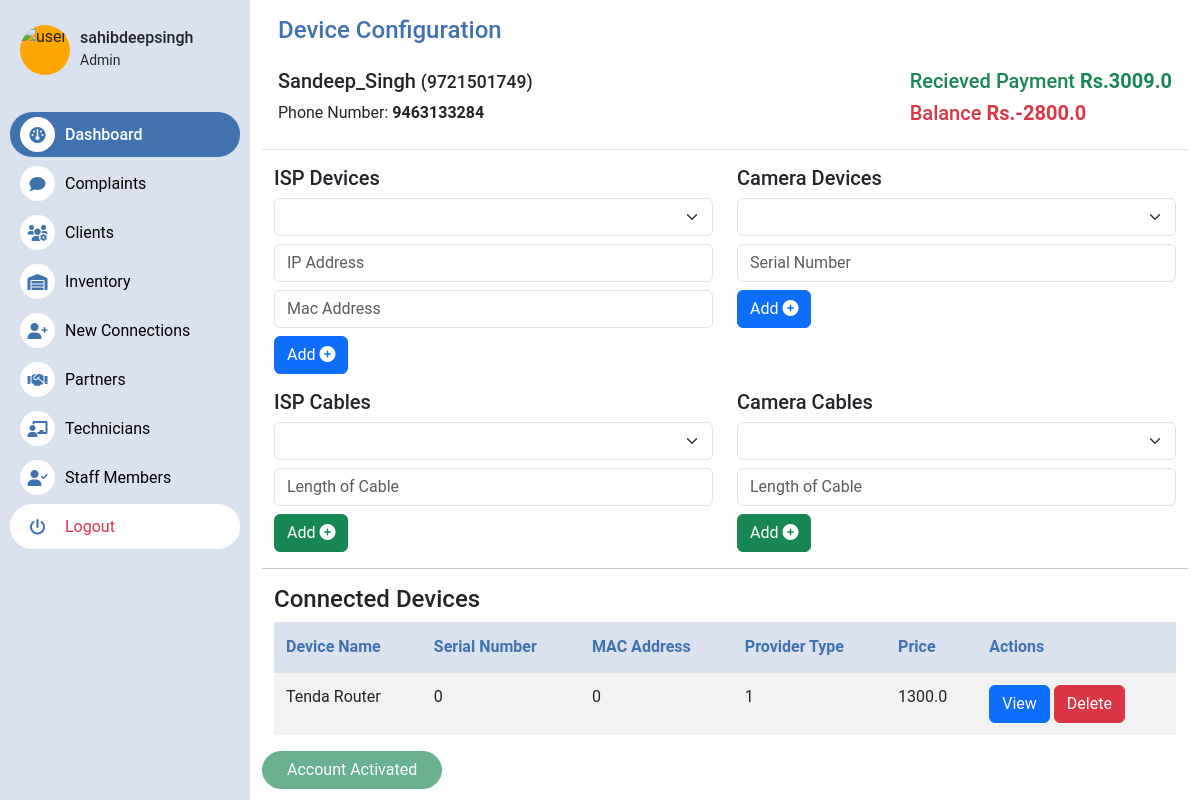
/accounts/configure-devices/9721501749 (signed in), run on an earlier commit of the app's database.
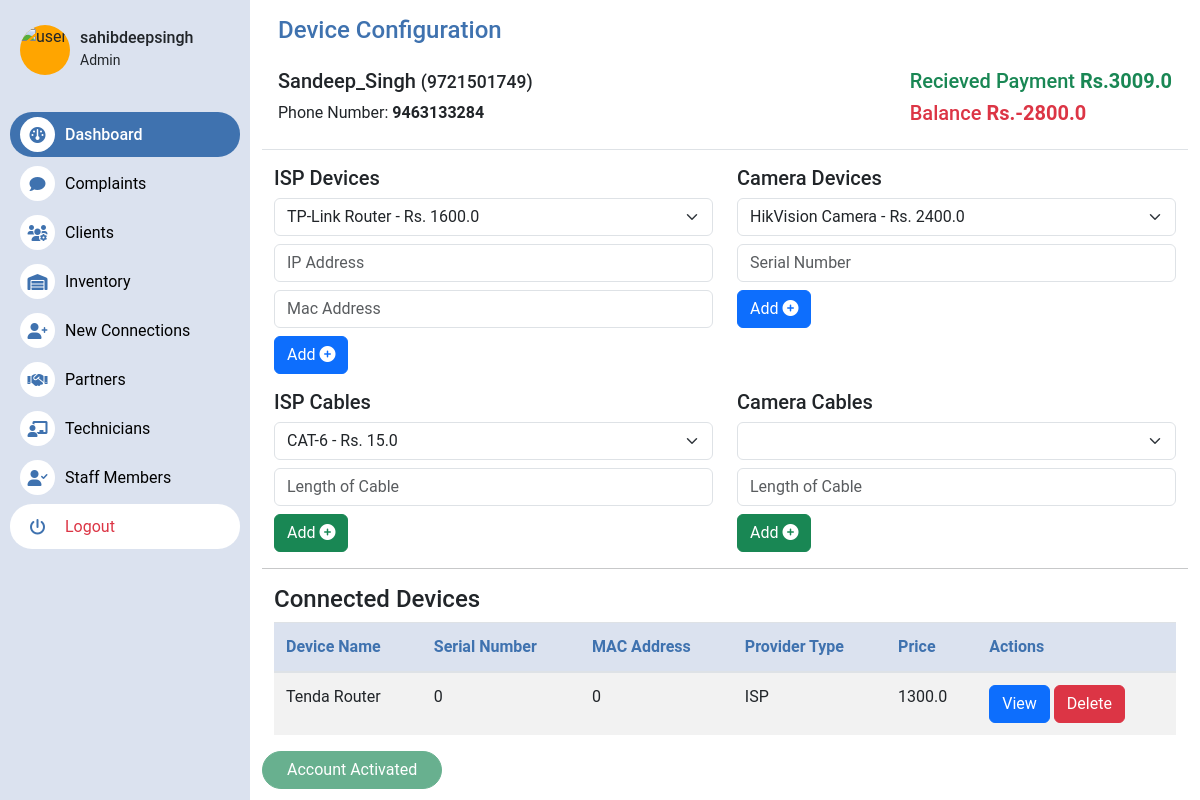
And on a later commit of the database.
### inventory/models.py (models this page shows, shortened)
class AttachedDevice(models.Model):
    device = models.ForeignKey(DeviceDetail, on_delete=models.CASCADE)
    date_attached = models.DateTimeField(auto_now_add=True)
    quantity = models.IntegerField(default=1)
    serial_number = models.CharField(max_length=255,null=True,blank=True)
    mac_address = models.CharField(max_length=255,null=True,blank=True)

class DeviceDetail(models.Model):
    added_by = models.ForeignKey(User, on_delete=models.CASCADE)
    name = models.CharField(max_length=255)
    serial_number = models.CharField(max_length=255,null=True,blank=True)
    mac_address = models.CharField(max_length=255,null=True,blank=True)
    quantity = models.IntegerField(default=1)
    date_added = models.DateTimeField(auto_now_add=True)
    units = models.CharField(max_length=255)
    price_per_unit = models.FloatField()
    device_type = models.CharField(max_length=255,choices=device_choices,default='Other')
    in_stock = models.BooleanField(default=True)
    hsn_code = models.CharField(max_length=255,blank=True,null=True)
    image = models.ImageField(upload_to='device_images',blank=True,null=True)
    description = models.TextField(blank=True,null=True)
    provider_type = models.CharField(max_length=255,choices=(('ISP','ISP'),('Camera Connection','Camera Connection')))

### users/views.py (the view)
# urls.py: path('configure-devices/<str:cid>',configure_devices,name='configure-devices'),
def configure_devices(request,cid):
    customer = Customer.objects.get(customer_id=cid)
    isp_devices = DeviceDetail.objects.filter(added_by=customer.partner.user,provider_type="ISP").exclude(device_type="Cable")
    camera_devices = DeviceDetail.objects.filter(added_by=customer.partner.user,provider_type="Camera Connection").exclude(device_type="Cable")
    camera_cables = DeviceDetail.objects.filter(device_type="Cable",added_by = customer.partner.user,provider_type="Camera Connection")
    isp_cables = DeviceDetail.objects.filter(device_type="Cable",added_by = customer.partner.user,provider_type="ISP")
    return render(request, "users/configure_devices.html",{"customer":customer,"isp_devices":isp_devices,"camera_devices":camera_devices, "isp_cables":isp_cables,"camera_cables":camera_cables})

### users/models.py (called while the page is built)
    def payments(self):
        if Payment.objects.filter(customer=self).exists():
            return Payment.objects.filter(customer=self)[0]
        return None

### templates/users/configure_devices.html (shortened to what the changed rows need)
{% extends 'home/base.html' %}
{% block content %}
<div class="container mt-3">
    <div class="container">
        <div class="row">
            <div class="col-md-6">
                {% if customer.provider_type != "Camera Connection"  %}
                <h5 class="mt-3">ISP Devices</h5>
                <form action="{% url 'add-connected-device' customer.customer_id %}" method="post">
                <div class="form-group">
                    <select class="form-select" name="device" id="">
                        {% for device in isp_devices %}
                            <option value="{{device.id}}">{{device.name}} - Rs. {{device.price_per_unit}}</option>
                        {% endfor %}
                    </select>
                </div>
                <div class="form-group mt-2">
                    <input type="text" class="form-control" placeholder="IP Address" name="ip">
                </div>
                <div class="form-group mt-2">
                    <input type="text" class="form-control" placeholder="Mac Address" name="mac">
                </div>
                <div class="form-group mt-2">
                    <button class="btn btn-primary">Add <i class="fa fa-plus-circle" aria-hidden="true"></i></button>
                </div>
            </form>
                {% endif %}
            </div>
            <div class="col-md-6">
                {% if customer.provider_type != "ISP Connection"  %}
                <h5 class="mt-3">Camera Devices</h5>
                <form action="{% url 'add-connected-device' customer.customer_id %}" method="post">
                <div class="form-group">
                    <select class="form-select" name="device" id="">
                        {% for device in camera_devices %}
                            <option value="{{device.id}}">{{device.name}} - Rs. {{device.price_per_unit}}</option>
                        {% endfor %}
                    </select>
                    <div class="form-group mt-2">
                        <input type="text" class="form-control" placeholder="Serial Number" name="ip">
                    </div>
                </div>
                <div class="form-group mt-2">
                    <button class="btn btn-primary">Add <i class="fa fa-plus-circle" aria-hidden="true"></i></button>
                </div>
            </form>
                {% endif %}
            </div>
        </div>
        <div class="row">
            <div class="col-md-6">
                {% if customer.provider_type != "Camera Connection"  %}
                <h5 class="mt-3">ISP Cables</h5>
                <form action="{% url 'add-update-cable' customer.customer_id %}" method="post">
                <div class="form-group">
                    <select class="form-select" name="cable_type" id="">
                        {% for device in isp_cables %}
                            <option value="{{device.id}}">{{device.name}} - Rs. {{device.price_per_unit}}</option>
                        {% endfor %}
                    </select>
                </div>
                <div class="form-group mt-2">
                    <input type="text" class="form-control" placeholder="Length of Cable" name="cable_length">
                </div>
                <div class="form-group mt-2">
                    <button class="btn btn-success">Add <i class="fa fa-plus-circle" aria-hidden="true"></i></button>
                </div>
            </form>
                {% endif %}
            </div>
        </div>
    </div>
    <div class="container">
        <table class="custom-table">
            <thead>
                <tr>
                    <th>Device Name</th>
                    <th>Serial Number</th>
                    <th>MAC Address</th>
                    <th>Provider Type</th>
                    <th>Price</th>
                    <th>Actions</th>
                </tr>
            </thead>
            <tbody>
                {% for device in customer.devices.all %}
                    <tr>
                        <td>{{device.device.name}}</td>
                        <td>{{device.serial_number}}</td>
                        <td>{{device.mac_address}}</td>
                        <td>{{device.device.provider_type}}</td>
                        <td>{{device.device.price_per_unit}}</td>
                        <td>
                            <a href="{% url 'view-update-device' device.id %}"><button class="btn btn-primary">View</button></a>
                            <a href="{% url 'remove-connected-device' customer.customer_id device.id %}"><button class="btn btn-danger">Delete</button></a>
                        </td>
                    </tr>
                {% endfor %}
        </table>
    </div>
</div>
{% endblock %}

What changed in the data, as far as the page shows it:
changed through a linked row, AttachedDevice "Tenda Router": device.provider_type "1" → "ISP"
Also different on the page:
form field device: (not shown) → "TP-Link Router - Rs. 1600.0"
form field device: (not shown) → "HikVision Camera - Rs. 2400.0"
form field cable_type: (not shown) → "CAT-6 - Rs. 15.0"
